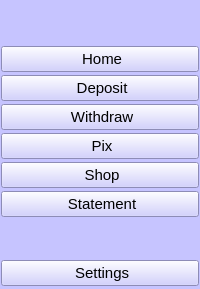
     <widget class="QWidget" name="full_menu_widget" native="true">
      <property name="sizePolicy">
       <sizepolicy hsizetype="Fixed" vsizetype="Preferred">
        <horstretch>0</horstretch>
        <verstretch>0</verstretch>
       </sizepolicy>
      </property>
      <property name="styleSheet">
       <string notr="true">background-color: rgb(198, 196, 255);</string>
      </property>
      <layout class="QVBoxLayout" name="verticalLayout_2">
       <property name="spacing">
        <number>3</number>
       </property>
       <property name="leftMargin">
        <number>1</number>
       </property>
       <property name="topMargin">
        <number>3</number>
       </property>
       <property name="rightMargin">
        <number>1</number>
       </property>
       <property name="bottomMargin">
        <number>3</number>
       </property>
       <item>
        <widget class="QLabel" name="label_2">
         <property name="minimumSize">
          <size>
           <width>40</width>
           <height>40</height>
          </size>
         </property>
         <property name="maximumSize">
          <size>
           <width>300000</width>
           <height>40</height>
          </size>
         </property>
         <property name="text">
          <string/>
         </property>
         <property name="pixmap">
          <pixmap resource="../resource.qrc">:/icons/icons/globe.svg</pixmap>
         </property>
         <property name="alignment">
          <set>Qt::AlignCenter</set>
         </property>
        </widget>
       </item>
       <item>
        <widget class="QPushButton" name="home_button">
         <property name="minimumSize">
          <size>
           <width>0</width>
           <height>0</height>
          </size>
         </property>
         <property name="maximumSize">
          <size>
           <width>16777215</width>
           <height>29</height>
          </size>
         </property>
         <property name="font">
          <font>
           <pointsize>11</pointsize>
          </font>
         </property>
         <property name="text">
          <string> Home</string>
         </property>
         <property name="icon">
          <iconset resource="../resource.qrc">
           <normaloff>:/icons/icons/home.svg</normaloff>:/icons/icons/home.svg</iconset>
         </property>
         <property name="checkable">
          <bool>true</bool>
         </property>
         <property name="autoExclusive">
          <bool>true</bool>
         </property>
        </widget>
       </item>
       <item>
        <widget class="QPushButton" name="deposit_button">
         <property name="maximumSize">
          <size>
           <width>16777215</width>
           <height>29</height>
          </size>
         </property>
         <property name="font">
          <font>
           <pointsize>11</pointsize>
          </font>
         </property>
         <property name="text">
          <string> Deposit</string>
         </property>
         <property name="icon">
          <iconset resource="../resource.qrc">
           <normaloff>:/icons/icons/arrow-down-circle.svg</normaloff>:/icons/icons/arrow-down-circle.svg</iconset>
         </property>
         <property name="checkable">
          <bool>true</bool>
         </property>
         <property name="autoExclusive">
          <bool>true</bool>
         </property>
        </widget>
       </item>
       <item>
        <widget class="QPushButton" name="withdraw_button">
         <property name="maximumSize">
          <size>
           <width>16777215</width>
           <height>29</height>
          </size>
         </property>
         <property name="font">
          <font>
           <pointsize>11</pointsize>
          </font>
         </property>
         <property name="text">
          <string> Withdraw</string>
         </property>
         <property name="icon">
          <iconset resource="../resource.qrc">
           <normaloff>:/icons/icons/arrow-up-circle.svg</normaloff>:/icons/icons/arrow-up-circle.svg</iconset>
         </property>
         <property name="checkable">
          <bool>true</bool>
         </property>
         <property name="autoExclusive">
          <bool>true</bool>
         </property>
        </widget>
       </item>
       <item>
        <widget class="QPushButton" name="pix_button">
         <property name="maximumSize">
          <size>
           <width>16777215</width>
           <height>29</height>
          </size>
         </property>
         <property name="font">
          <font>
           <pointsize>11</pointsize>
          </font>
         </property>
         <property name="text">
          <string> Pix</string>
         </property>
         <property name="icon">
          <iconset resource="../resource.qrc">
           <normaloff>:/icons/icons/pix.png</normaloff>:/icons/icons/pix.png</iconset>
         </property>
         <property name="checkable">
          <bool>true</bool>
         </property>
         <property name="autoExclusive">
          <bool>true</bool>
         </property>
        </widget>
       </item>
       <item>
        <widget class="QPushButton" name="shop_button">
         <property name="maximumSize">
          <size>
           <width>16777215</width>
           <height>29</height>
          </size>
         </property>
         <property name="font">
          <font>
           <pointsize>11</pointsize>
          </font>
         </property>
         <property name="text">
          <string> Shop</string>
         </property>
         <property name="icon">
          <iconset resource="../resource.qrc">
           <normaloff>:/icons/icons/shopping-cart.svg</normaloff>:/icons/icons/shopping-cart.svg</iconset>
         </property>
         <property name="checkable">
          <bool>true</bool>
         </property>
         <property name="autoExclusive">
          <bool>true</bool>
         </property>
        </widget>
       </item>
       <item>
        <widget class="QPushButton" name="statement_button">
         <property name="maximumSize">
          <size>
           <width>30000</width>
           <height>29</height>
          </size>
         </property>
         <property name="font">
          <font>
           <pointsize>11</pointsize>
          </font>
         </property>
         <property name="text">
          <string> Statement</string>
         </property>
         <property name="icon">
          <iconset resource="../resource.qrc">
           <normaloff>:/icons/icons/file-text.svg</normaloff>:/icons/icons/file-text.svg</iconset>
         </property>
         <property name="checkable">
          <bool>true</bool>
         </property>
         <property name="autoExclusive">
          <bool>true</bool>
         </property>
        </widget>
       </item>
       <item>
        <spacer name="verticalSpacer_2">
         <property name="orientation">
          <enum>Qt::Vertical</enum>
         </property>
         <property name="sizeHint" stdset="0">
          <size>
           <width>20</width>
           <height>40</height>
          </size>
         </property>
        </spacer>
       </item>
       <item>
        <widget class="QPushButton" name="settings_button">
         <property name="maximumSize">
          <size>
           <width>16777215</width>
           <height>29</height>
          </size>
         </property>
         <property name="font">
          <font>
           <pointsize>11</pointsize>
          </font>
         </property>
         <property name="text">
          <string> Settings</string>
         </property>
         <property name="icon">
          <iconset resource="../resource.qrc">
           <normaloff>:/icons/icons/settings.svg</normaloff>:/icons/icons/settings.svg</iconset>
         </property>
         <property name="checkable">
          <bool>true</bool>
         </property>
         <property name="autoExclusive">
          <bool>true</bool>
         </property>
        </widget>
       </item>
      </layout>
     </widget>
